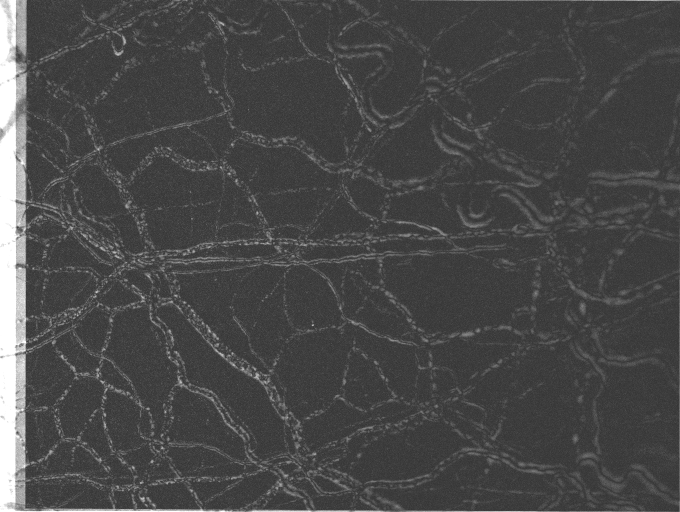
#> input picture frames1/frames_0_to_15_stable/average minus frame 0.tiff, 1360 x 1024 px, given as the content of the folder frames1/unstabilised, which was not available (shown at 1/2 size)
$ python main.py   (older library calls are emulated)
#> lines starting #> are read from the running program, lines starting #| are printed output that depends on the picture; pictures that were not available may be replaced by others from this repository, and a replacement may not be noted
### frame_io.py
from global_imports import *
from img_utils import *
import os


FRAME_FILENAME_TEMPLATE = "hvi-video-{:05d}"

INPUT_FOLDER = None
INPUT_EXTENSION = None


''' read an individual frame.
	- file name structure given by FRAME_FILENAME_TEMPLATE.
	- folder path and file extension need to be provided only
	  once in the program. '''
# [18 lines left out: function read_frame_i, not called in this run]


''' read a range of frames from start_n to end_n-1 inclusive.'''
def get_frame_range_from_folder(input_folder, input_extension, start_n, end_n):
	return np.array([read_frame_i(i, input_folder, input_extension) for i in range(start_n, end_n)])


''' read all frames from a folder.
	assumes the folder only contains ordered images of same res.'''
def get_frames_from_folder(input_folder):
#> called with input_folder = 'frames1/unstabilised'
	filepaths = os.listdir(input_folder)
	try:
		return np.array([cv2.cvtColor(cv2.imread(input_folder + "/" + fp), cv2.COLOR_BGR2GRAY) for fp in filepaths])
	except:
		raise Exception("Error attempting to read images.")


''' write frames to video given by out_path.
	currently unable to do lossless compression. '''
# [17 lines left out: function write_video_from_frames, not called in this run]


'''	save frames into folder at folder_path.
	creates this folder if it doesn't exist.
	filenames are according to FRAME_FILENAME_TEMPLATE.
	frame numbers are sequential, starting from start_n(=0). '''
# [10 lines left out: function save_frames_to_folder, not called in this run]


'''	for the purpose of testing stabilisation 'live'. '''
# [34 lines left out: function sim_async_input, not called in this run]

### stabilise.py
from global_imports import *
from img_utils import *
from maths_utils import *


''' find upright rectangle containing only preserved pixels. '''
def find_max_preserved_rect(border_mask):

	if not (border_mask>0).any() or not (border_mask<1).any():
		h, w = border_mask.shape
		return 0, w, 0, h

	border_mask = rescale_to_ubyte(border_mask)


	cnt, h = cv2.findContours(border_mask,cv2.RETR_LIST,cv2.CHAIN_APPROX_SIMPLE)
	cnt = np.array([x[0] for x in cv2.approxPolyDP(cnt[0],5,True)])
	x,y,w,h = cv2.boundingRect(cnt)

	x1 = np.max(cnt[cnt[:,0]<x+w/2,0])
	y1 = np.max(cnt[cnt[:,1]<y+h/2,1])
	x2 = np.min(cnt[cnt[:,0]>x+w/2,0])-1
	y2 = np.min(cnt[cnt[:,1]>y+h/2,1])-1

	return x1, x2, y1, y2


''' register two frames and find transform to stabilise them. '''
# [27 lines left out: function get_transform, not called in this run]


''' generator which yields successive stabilised frames.
	for detailed description, see README.md. '''
def yield_stabilised(frames, split_score=0.3, crop=False, downscale=8, mark_keypoints=False, registration_filter=None):

	if registration_filter is None:
		registration_filter = lambda x: x

	first_loop = True
	for frame in frames:
		frame_fullsize = frame.copy()

		# initial setup on first loop
		if first_loop:
			first_loop = False
			h_fullsize, w_fullsize = frame.shape
			if crop:
				ones = np.ones_like(frame)

		# runs when there is a reference frame
		else:
			#
			# register keypoints and transform later frames:
			#-------------------------------------------------
			frame = cv2.resize(frame, (w_fullsize//downscale, h_fullsize//downscale))

			dx, dy, da, s, keypoints = get_transform(registration_filter(frame), frame0, p0, downscale, mark_keypoints=mark_keypoints)
			M = transform_matrix_from_params(dx, dy, da, s)
			M_inv = cv2.invertAffineTransform(M)


			if mark_keypoints:
				if keypoints is not None:
					for kpt in keypoints:
						cv2_cross(frame_fullsize, kpt[0], 1, 255, 1)


			adjusted = cv2.warpAffine(frame_fullsize, M_inv, (w_fullsize, h_fullsize))

			#
			# score transformed frames based on their correlation with the original
			#----------------------------------------------------------------------
			adjusted_ds = cv2.resize(adjusted, (w_fullsize//downscale, h_fullsize//downscale))
			frame_laplacian = cv2.Laplacian(adjusted_ds, cv2.CV_64F)
			score = get_correlation(frame0_laplacian, frame_laplacian)


			#
			# if score sufficiently high, return adjusted
			# - otherwise, start again with new reference frame
			#------------------------------------------------------
			if score > split_score:
				if crop:
					border_mask = cv2.warpAffine(ones, M_inv, (w_fullsize, h_fullsize), flags=cv2.INTER_NEAREST)
					yield adjusted, score, border_mask.copy()
				else:
					yield adjusted, score

				continue

		#
		# if here, either there frame0 is None (first loop)
		# or score was low enough to trigger a new frame0
		#------------------------------------------------

		# reference frame processing
		frame0 = cv2.resize(frame, (w_fullsize//downscale, h_fullsize//downscale))
		frame0 = registration_filter(frame0)
		frame0_laplacian = cv2.Laplacian(frame0, cv2.CV_64F)
		h,w = frame0.shape

		# heuristic scaling of feature detection parameters based on image dimensions
		N_PTS, Q, MIN_SEP = int(np.sqrt(h*w)), 0.01, int(0.3*np.power(h*w, 0.3))

		p0 = cv2.goodFeaturesToTrack(frame0, N_PTS, Q, MIN_SEP)


		if mark_keypoints:
			for kpt in p0*downscale:
				cv2_cross(frame_fullsize, kpt[0], 1, 255, 1)

		if crop:
			border_mask = ones.copy()
			yield frame_fullsize, None, border_mask.copy()
		else:
			yield frame_fullsize, None


'''
	apply stabilisation to frame array. Parameters:
	`crop`					- if `False`, pad with zeros up to full resolution, otherwise crop to the minimum upright rectangle which is common to all of the frames for each frame sequence.
	`ignore_score`  		- if not `None`, do not return frames with a correlation score below its value (but do not split into multiple sequences). Mutually exclusive with `split_score`.
	`split_score`	 		- if not `None`, start a new frame sequence each time the correlation score falls below its value. Mutually exclusive with `ignore_score`.
	`downscale` 	 		- if not `None`, how much to downsample by during registration. Higher resolutions are slower computationally and seem to occasionally be affected by the motion of blood cells, causing minor rotations.
	`mark_keypoints` 		- if `True`, draw on the output frames the keypoints used for matching.
	`correspondence_filter` - if not `None`, supply a function to be used just before registration - e.g. a function which masks a portion of the frame that contains a needle which would disrupt registration.
'''
def simple_stabilisation(frames, ignore_score=None, split_score=None, crop=False, downscale=8, mark_keypoints=False, registration_filter=None):

#> called with frames = array of shape (1, 1024, 1360), ignore_score = 0.5, crop = True, downscale = 8, mark_keypoints = False
	if ignore_score is not None and split_score is not None:
		raise Exception("Either set ignore_score or split_score")

	if ignore_score is None and split_score is None:
		ignore_score = -2

	if ignore_score is not None:
		stabilised_gen = yield_stabilised(frames, -2, crop, downscale, mark_keypoints, registration_filter)
		if crop:
			stabilised_frames, scores, border_masks = zip(*stabilised_gen)
			stabilised_frames = np.array(stabilised_frames)

			scores = np.array(scores)
			border_masks = np.array(border_masks)
			scores[scores == None] = 1

			len1 = len(stabilised_frames)
#> len1 = 1
			stabilised_frames = stabilised_frames[scores > ignore_score]
			border_masks = border_masks[scores > ignore_score]
			len2 = len(stabilised_frames)
#> len2 = 1

			# multiply masks to get overall mask
			x1, x2, y1, y2 = find_max_preserved_rect(np.prod(border_masks, axis=0))
#> x1 = 0; x2 = 1360; y1 = 0; y2 = 1024
#> further down, mean_c is the input picture: shape (1024, 1360, 3); min 52, max 255, mean 72.7

			if len1 > len2:
				print("ignored", len1-len2, "out of", len1, "frames")

			return stabilised_frames[:,y1:y2,x1:x2]
		else:
			stabilised_frames, scores = zip(*stabilised_gen)
			stabilised_frames = np.array(stabilised_frames)

			scores = np.array(scores)
			scores[scores == None] = 1

			len1 = len(stabilised_frames)
			stabilised_frames = stabilised_frames[scores > ignore_score]
			len2 = len(stabilised_frames)

			if len1 > len2:
				print("ignored", len1-len2, "out of", len1, "frames")

			return stabilised_frames


	if split_score is not None:
		stabilised_gen = yield_stabilised(frames, split_score, crop, downscale, mark_keypoints, registration_filter)

		if crop:
			stabilised_frames, scores, border_masks = zip(*stabilised_gen)
			splits = get_indices_of_value(scores, None)

			frame_sequences = np.split(stabilised_frames, splits)[1:]
			x = np.split(border_masks, splits, axis=0)[1:]

			# multiply together masks for each sequence to get its overall mask
			seq_masks = [np.prod(y, axis=0) for y in x]

			good_seqs = []
			for i, seq in enumerate(frame_sequences):
				if len(seq) > 3:
					mask = seq_masks[i]
					x1, x2, y1, y2 = find_max_preserved_rect(mask)
					good_seqs.append(seq[:,y1:y2,x1:x2])

			return np.array(good_seqs)

		else:
			stabilised_frames, scores = zip(*stabilised_gen)
			splits = get_indices_of_value(scores, None)
			frame_sequences = np.split(stabilised_frames, splits)[1:]
			return np.array([seq for seq in frame_sequences if len(seq) > 3])


# [70 lines that do not run on import are left out]


# ------------ THIS FUNCTION SHOULDN'T BE USED ------------
''' This was an attempt to detect relative motion of conjunctival
	and scleral vessels and is based on an older version of the
	simple_stabilisation function.
	Kept because it is a kind of proof-of-concept. '''
# [121 lines left out: function two_layer_stabilisation, not called in this run]

### vessel_filter.py
from global_imports import *
from img_utils import *


''' calculate and return Hessian matrix of the image
	for each pixel at a particular scale sigma.
	force_separable_diff: True uses the first method,
	to get Hessian values, False uses the second. The
	difference is not significant except for smallest scales,
	where (at sigma <= 1) the first method is used '''
def get_hessian(img, sigma, force_separable_diff=False):


	# gaussian blur, then take derivatives in each dimension
	# independently and compose together.
	if sigma <= 1 or force_separable_diff:
		img2 = img.astype(float)

		ksize = round(3*sigma)
		img2 = cv2.GaussianBlur(img2, (ksize, ksize), sigma)

		dL_dx, dL_dy = [x*sigma**2 for x in np.gradient(img2)]

		d2L_dxx = np.gradient(dL_dx, axis=0)
		d2L_dyy = np.gradient(dL_dy, axis=1)
		d2L_dxy = np.gradient(dL_dx, axis=1)

		# show_img(d2L_dxx)
		# show_img(d2L_dxy)
		# show_img(d2L_dyy)

	# construct gaussian derivative kernels and convolve.
	else:
		grid_lim = round(3*sigma)
		X, Y = np.mgrid[-grid_lim:grid_lim+1:1, -grid_lim:grid_lim+1:1]

		exponential_part = np.exp(-(np.square(X) + np.square(Y))/(2*sigma**2));

		# already incorporates an additional sigma squared
		# multiplication to correct for scale
		d2G_dxx = 1/(2*np.pi*sigma**2) * (np.square(X)/sigma**2 - 1) * exponential_part
		d2G_dxy = 1/(2*np.pi*sigma**4) * (X * Y) * exponential_part
		d2G_dyy = d2G_dxx.T

		d2L_dxx = cv2.filter2D(img, cv2.CV_64F, d2G_dxx)
		d2L_dxy = cv2.filter2D(img, cv2.CV_64F, d2G_dxy)
		d2L_dyy = cv2.filter2D(img, cv2.CV_64F, d2G_dyy)


	hessian = [[d2L_dxx, d2L_dxy],
			   [d2L_dxy, d2L_dyy]]

	rows = []
	for row in hessian:
		rows.append(np.stack(row, axis=-1))
	hessian = np.stack(rows, axis=-2)

	return hessian


''' compare Hessian eigenvalues at each pixel to give a 'vesselness' score.
	beta:   lower -> more sensitive to stretched features
	gamma:  lower -> more sensitive to strong features against background
	c:      only used for well-posedness of diffusion equation in VED
		    where it is set to a small value. Can be set to 0/None otherwise.'''
def get_vesselness(hessian, beta=1, gamma=15, c=None):

	#
	# obtain eigenvalues and order by decreasing size
	#-------------------------------------------------

	# this calculation is much faster than numpy functions
	# for the case of 2x2 matrices.
	dets = hessian[:,:,0,0]*hessian[:,:,1,1]-hessian[:,:,1,0]*hessian[:,:,0,1]
	traces = hessian[:,:,0,0] + hessian[:,:,1,1]

	sqrt_terms = np.sqrt(np.square(traces) - 4 * dets)
	v1 = 0.5*(traces + sqrt_terms)
	v2 = 0.5*(traces - sqrt_terms)
	v = np.dstack((v1, v2))


	# sort by largest eigval:
	index = list(np.ix_(*[np.arange(i) for i in v.shape]))
	index[2] = np.abs(v).argsort(-1)
	rearrangement_tuple = tuple(index)
	v = v[rearrangement_tuple]

	eig1 = v[:,:,0]
	eig2 = v[:,:,1]
	eig2[eig2 == 0] = 1e-10


	#
	# get vesselness score components and multiply together
	#------------------------------------------------------

	# deviation from blob-ness
	B = np.divide(np.abs(eig1), np.abs(eig2))

	# strength vs. background
	S_squared = np.square(eig1) + np.square(eig2)
	S = np.sqrt(S_squared)

	if gamma is None:
		gamma = S.max()*0.5

	# Vesselness factors
	stretchedness = np.exp(np.negative(np.square(B) / (2 * np.square(beta))))
	feature_strength = 1 - np.exp(np.negative(S_squared / (2 * np.square(gamma))))

	if c is None:
		smoothing_factor = 1
	else:
		# This is different from the paper as in the 2D case the lowest common
		# denominator requires is just the second eigenvalue squared
		smoothing_factor = np.exp(-2 * np.square(c) / np.square(eig2))

	vesselness = stretchedness * feature_strength * smoothing_factor

	vesselness[eig2 <= 0] = 0
	vesselness[np.isnan(vesselness)] = 0

	return vesselness


''' apply a Frangi vesselness filter to the frame, taking the maximum response
	for each pixel over the range of scales given by sigmas.
	beta:   lower -> more sensitive to stretched features
	gamma:  lower -> more sensitive to strong features against background
	c:      only used for well-posedness of diffusion equation in VED
		    where it is set to a small value. Can be set to 0/None otherwise.
	scale_dependence:
		    response at each length scale is adjusted by raising it to minus
		    this power, before the maximum is computer, in case a stronger
		    output is desired from smaller/larger scales. Derivative kernels
		    have already been normalised so when set to 0, response is uniform over scale.
	return_eigens:
			return eigenvectors and eigenvalues of Hessian at maximum response.
			This is required in the unused VED functions below. However, it can
			also be useful in future functions, as a vector field is returned
			giving strength and direction of vessel features.'''
def apply_frangi(frame, sigmas=[1,2,3,5], beta=1, gamma=None, c=None, scale_dependence=0, return_eigens=False):


#> called with beta = 1, scale_dependence = 0, return_eigens = False
	if return_eigens:
		v = np.ones(frame.shape + (2,))
		w = np.zeros(frame.shape + (2,2))
		w[:,:,0,0] = 1
		w[:,:,1,1] = 1


	vesselness_max = np.zeros(frame.shape)

	for i, scale in enumerate(sigmas):

		H = get_hessian(frame, scale, False)
		vesselness = get_vesselness(H, beta, gamma, c)

		vesselness *= np.power(scale, -scale_dependence)
		vesselness_gt_max = vesselness > vesselness_max
		vesselness_max[vesselness_gt_max] = vesselness[vesselness_gt_max]


		if return_eigens:
			bool_mask = vesselness_gt_max

			v[bool_mask], w[bool_mask] = np.linalg.eigh(H[bool_mask])

			# sort by largest eigval:
			index = list(np.ix_(*[np.arange(i) for i in v.shape]))
			index[2] = np.abs(v).argsort(-1)
			rearrangement_tuple = tuple(index)
			w = w[rearrangement_tuple]
#> this loop made 4 passes
#> gamma in get_vesselness on passes 1 to 4: 33.93, nan, nan, nan
#> pass 1, in get_hessian, `img2 = cv2.GaussianBlur(img2, (ksize, ksize), sigma)`:
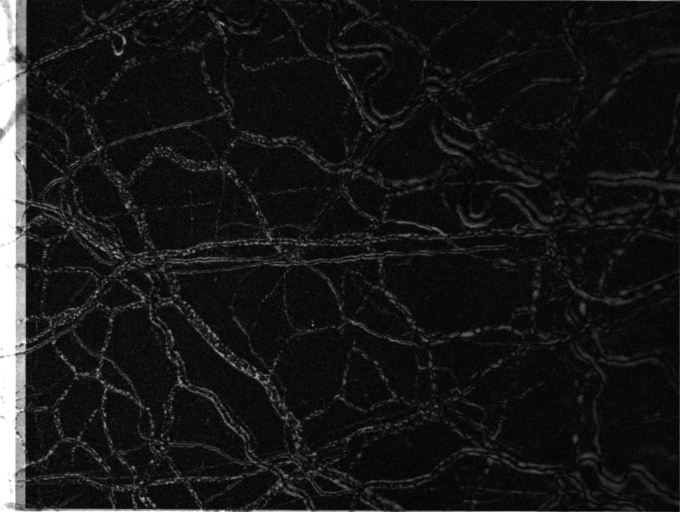
#> img2: shape (1024, 1360) float64 (shown at 1/2 size); min 52.82, max 255, mean 72.7; drawn with min black and max white
#> pass 1, in get_hessian, `dL_dx, dL_dy = [x*sigma**2 for x in np.gradient(img2)]`:
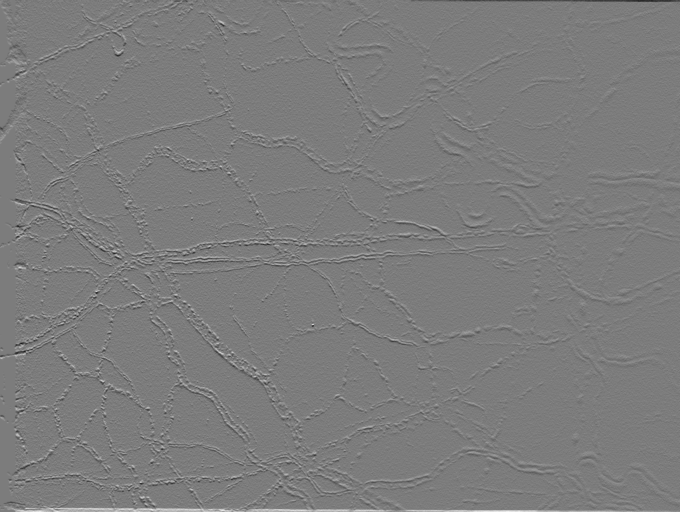
#> dL_dx: shape (1024, 1360) float64 (shown at 1/2 size); min -52.64, max 55.25, mean 0.1; drawn with min black and max white
#> pass 1, in get_hessian, `dL_dx, dL_dy = [x*sigma**2 for x in np.gradient(img2)]`:
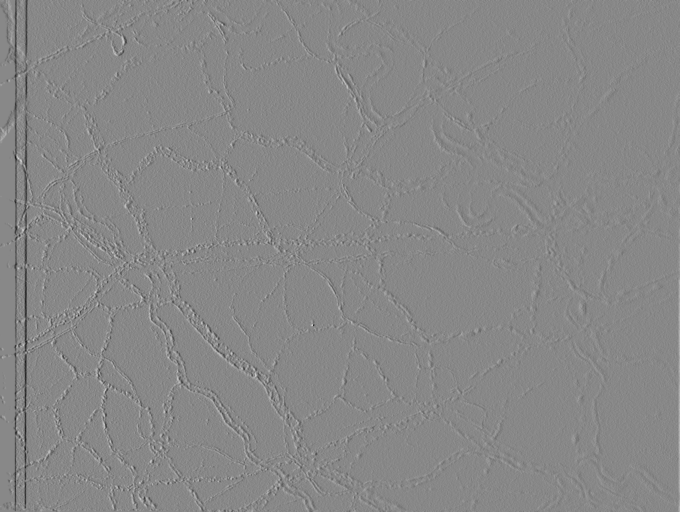
#> dL_dy: shape (1024, 1360) float64 (shown at 1/2 size); min -59.12, max 51.71, mean -0.1; drawn with min black and max white
#> pass 1, in get_hessian, `d2L_dxx = np.gradient(dL_dx, axis=0)`:
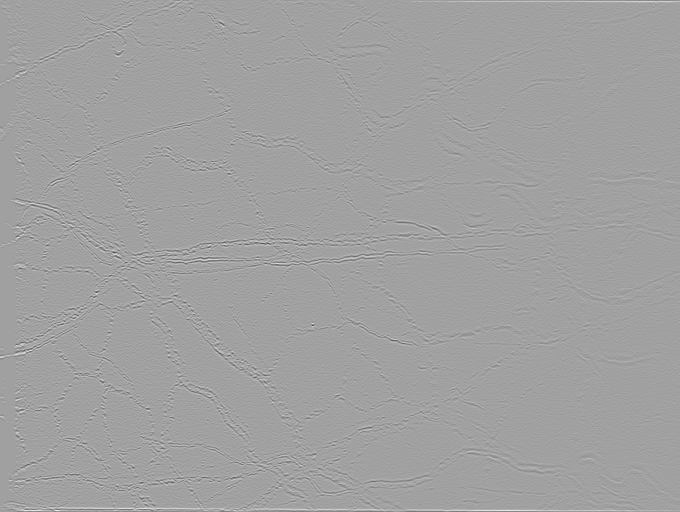
#> d2L_dxx: shape (1024, 1360) float64 (shown at 1/2 size); min -49.23, max 28.76, mean 0; drawn with min black and max white
#> after the loop: vesselness: shape (1024, 1360) float64; every value is 0
#> after the loop:
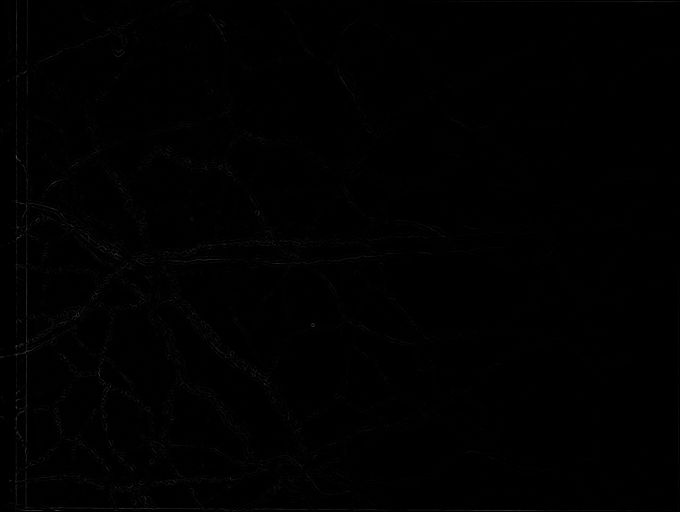
#> vesselness_max: shape (1024, 1360) float64 (shown at 1/2 size); min 0, max 0.422, mean 0.00365


	if return_eigens:
		return rescale_to_ubyte(vesselness_max), w
	else:
		return rescale_to_ubyte(vesselness_max)


# [6 lines that do not run on import are left out]


# # ------THESE FUNCTIONS SHOULD NOT BE USED: -------


''' initial attempt at filtering images.
	not particularly theoretically justified but does an OK job.
	better methods are below. '''
# [93 lines left out: functions filter_raw_img, test, not called in this run]


''' this function does seem to blur as intended in tests but it doesn't give good results.
	cos_scale: damps transverse blurring further - preserves smaller veins slightly better
	- this didn't end up actually helping much, just set to 0 '''
# [64 lines left out: function anisotropic_blur, not called in this run]


''' this function doesn't work.
	D tensor construction is fine but application of diffusion equation
	leads to instabilities - sharp black and white 1-pixel-wide bands '''
# [67 lines left out: function VED_step, not called in this run]

### img_utils.py
from global_imports import *


''' wrapper for commonly-used matplotlib display
	function for debugging '''
# [9 lines left out: function show_img, not called in this run]


''' quickly apply a function to an image via a lookup table
	(lookup implementation is in c++) '''
# [7 lines left out: function apply_lut_fn, not called in this run]


''' brighten using gamma value (exponential function) '''
def gamma_brighten(img, g=0.2):
	return apply_lut_fn(img, lambda x: np.clip(pow(x / 256.0, g) * 256.0, 0, 255))


''' repeated-use opencv drawing code '''
# [14 lines left out: functions cv2_cross, cv2_text, not called in this run]


''' standard image format is ubytes for pixel intensities.
	if used on an array (eg to rescale deltas from mean),
	this will use the maximum and minimum from the whole array. '''
def rescale_to_ubyte(img):
	img = img.astype(float)
	img -= img.min()
	img /= img.max()
	img *= 255
	return img.astype(np.uint8)


''' ease-of-use function to keep in ubyte type '''
def mean_img(imgs):
	return np.round(np.mean(imgs, axis=0)).astype(np.uint8)


''' given base image, array of contours, and array of scores
	corresponding to the contours (zero to some max val), show
	an image with the contours drawn and colourmapped by score.'''
# [16 lines left out: function draw_colourmapped_contours, not called in this run]

### global_imports.py
import cv2
import numpy as np
from matplotlib import pyplot as plt
import matplotlib.cm as cm
from mpl_toolkits.mplot3d import Axes3D
import time
import math
import itertools


# generic useful functions which don't fit anywhere else

''' simple class to time things easily '''
class Stopwatch():

	def __init__(self):
		self.t_start = None

	def start(self):
		self.t_start = time.time()

	# [10 lines left out: function stop, not called in this run]


''' get indices of all occurences of element in list
	(taken from https://thispointer.com/python-how-to-find-all-indexes-of-an-item-in-a-list/) '''
# [11 lines left out: function get_indices_of_value, not called in this run]

### skeleton.py
from global_imports import *
from img_utils import *
from maths_utils import *
import networkx as nx
import thinning


''' create an image to display from a graph object.
	- img: base image to draw the rest on
	- colorcode: contour colour depends on its score
	- dilate: make nodes slightly larger '''
# [36 lines left out: function graph_to_img, not called in this run]


''' create an image to display from skeleton features.
	- img: base image to draw the rest on'''

# [12 lines left out: function features_to_img, not called in this run]


''' apply Guo-Hall thinning algorithm.
	- remove_borders: if True, removes border artefacts on initial
	  skeletonisation by setting all border values to 0. '''
def skeletonisation(img, remove_borders=False):

#> (the run stopped early here; a loop or call above may not have finished)
